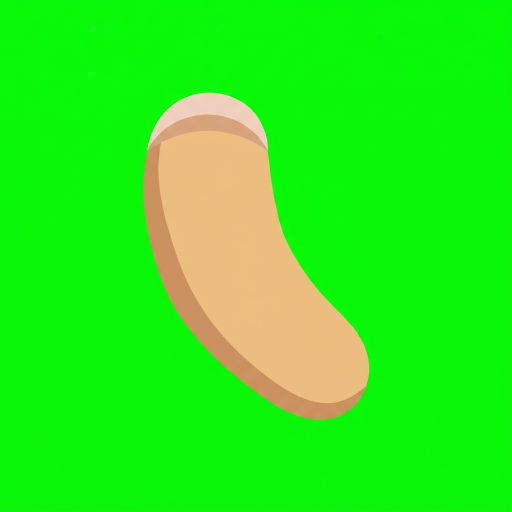
#> input picture art/v2/tori-side/step1-fix/work/ai_arm_green_e.png, 1024 x 1024 px, found by its file name (shown at 1/2 size)
$ python -i arm_render.py   (imports and definitions only)
#> lines starting #> are read from the running program, lines starting #| are printed output that depends on the picture; after the words box and inside, x2 and y2 are one past the last pixel; in counts of white or black regions, pixels touching at a corner belong together
"""Near-arm rendering for the side view (used by step1_fix.py).

Shape source: art/v2/tori-side/step1-fix/work/ai_arm_green_e.png (Gemini, arm alone on #00FF00,
front arm as style reference).  The arm is keyed (green-ness G-max(R,B) < 120, holes filled) and each
arm pixel is labelled by its nearest AI colour (tan / shade band / top cap); the cap (hidden under the
collar) counts as tan.  The arm is then re-rendered on the 1024 canvas with a similarity transform
(scale, rotation, anchor) and 4x4 supersampling: coverage = fraction of sub-samples inside the keyed
silhouette, colour = mean of the flat palette colours of the covered sub-samples, where the palette is
the BODY's own tan / shade (identical to the front arm's colours within 3 levels).  Sub-samples above
the collar's bottom edge are dropped (the shoulder top is tucked under the collar) and sub-samples in
the body's collar-shadow band take the band colour (the collar shadow falls across the arm top, as on
the front view's arms).
"""
import pathlib
import numpy as np
from PIL import Image
from scipy import ndimage as ndi

ROOT = pathlib.Path(__file__).resolve().parents[3]
AI_ARM = ROOT / "art/v2/tori-side/step1-fix/work/ai_arm_green_e.png"
AI_PAL = np.array([[235, 188, 125], [203, 143, 93], [240, 205, 185], [212, 160, 120]], float)
SS = 4


def load_ai_arm(offset=None):
    e = np.asarray(Image.open(AI_ARM).convert("RGB")).astype(float)
    g = e[..., 1] - np.maximum(e[..., 0], e[..., 2])
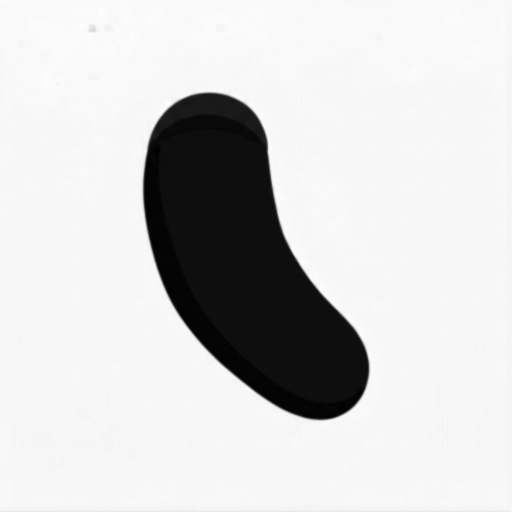
#> g: shape (1024, 1024) float64 (shown at 1/2 size); min -64, max 246, mean 192.1; drawn with min black and max white
    m = g < 120
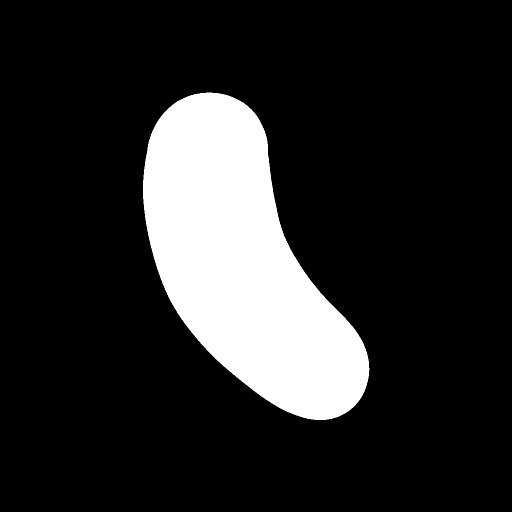
#> m: shape (1024, 1024) bool (shown at 1/2 size); 16% white; 1 white region, box (x1, y1, x2, y2) and area: (286, 185, 739, 840) 167317
    lab, n = ndi.label(m)
#> n = 1
    m = lab == (np.argmax(ndi.sum(m, lab, range(1, n + 1))) + 1)
    m = ndi.binary_fill_holes(m)
    cl = ((e[..., None, :] - AI_PAL) ** 2).sum(-1).argmin(-1)
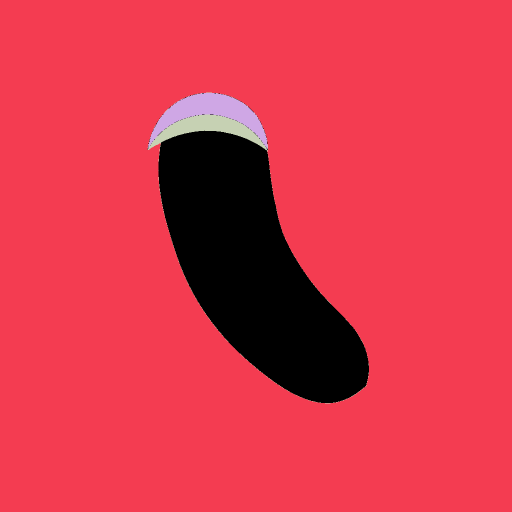
#> cl: shape (1024, 1024) int64 (shown at 1/2 size); 4 distinct labels, from 0 to 3; one colour per label, 0 black
    shade = (cl == 1) & m
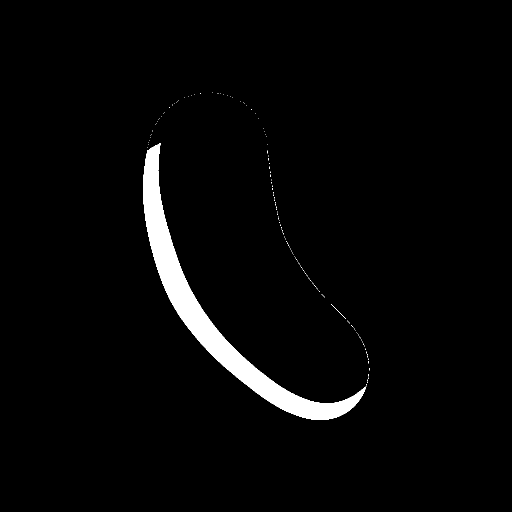
#> shade: shape (1024, 1024) bool (shown at 1/2 size); 2.8% white; 149 white regions (147 under 20 px), largest, box (x1, y1, x2, y2) and area: (286, 286, 733, 840) 29217, (662, 608, 692, 638) 30
    # clean the shade class: 1-px AA speckles between tan and green are not band
    shade = ndi.binary_opening(shade, iterations=1)
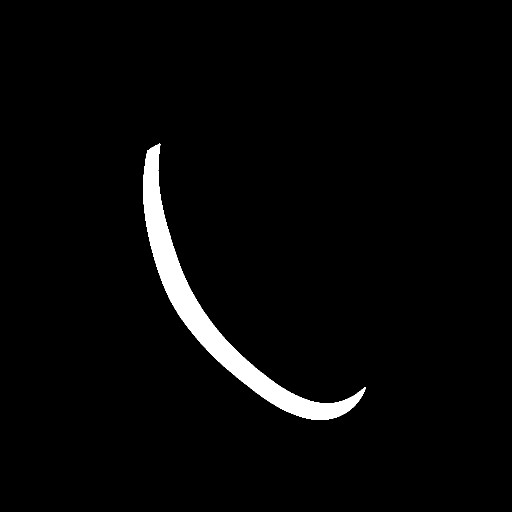
#> shade: shape (1024, 1024) bool (shown at 1/2 size); 2.8% white; 1 white region, box (x1, y1, x2, y2) and area: (286, 287, 732, 840) 29212
    if offset is not None:
        # wider crescent band: arm pixels not covered by the arm silhouette shifted by `offset`
        # (dx, dy in AI px, toward the lit front/top) = flat-vector offset-shadow construction;
        # union with the AI's own band so the AI band shape is kept where it is wider.
        dx, dy = offset
        sh2 = np.zeros_like(m)
        H_, W_ = m.shape
        ys, xs = np.nonzero(m)
        ys2, xs2 = ys + dy, xs + dx
        ok = (ys2 >= 0) & (ys2 < H_) & (xs2 >= 0) & (xs2 < W_)
        moved = np.zeros_like(m); moved[ys2[ok], xs2[ok]] = True
        shade = (shade | (m & ~moved)) & m
    return m, shade


def render_arm(params, collar_bottom, band_bottom, tan, shade_col, band_col, box=(380, 600, 680, 900)):
    """params: s (scale), rot (deg, + = clockwise on screen), src (E anchor x,y), dst (canvas x,y).
    collar_bottom(X), band_bottom(X): vectorised curves (canvas y) of the collar's bottom edge and of
    the collar-shadow band's bottom edge.  Returns full-canvas alpha (float 0..1) and rgb (float),
    and the label coverage maps (for diagnostics)."""
    m, sh = load_ai_arm(params.get("offset"))
    s, rot = params["s"], np.deg2rad(params["rot"])
    sx, sy = params["src"]; dx, dy = params["dst"]
    x0, y0, x1, y1 = box
    o = (np.arange(SS) + 0.5) / SS - 0.5
    X = (np.arange(x0, x1)[:, None] + o[None, :]).ravel()
    Y = (np.arange(y0, y1)[:, None] + o[None, :]).ravel()
    X, Y = np.meshgrid(X, Y)
    # inverse similarity: E = src + R(-rot) (P - dst) / s
    c, si = np.cos(rot), np.sin(rot)
    u, v = (X - dx) / s, (Y - dy) / s
    ex = sx + c * u + si * v
    ey = sy - si * u + c * v
    xi = np.clip(np.round(ex).astype(int), 0, m.shape[1] - 1)
    yi = np.clip(np.round(ey).astype(int), 0, m.shape[0] - 1)
    inb = (ex >= 0) & (ex < m.shape[1]) & (ey >= 0) & (ey < m.shape[0])
    inside = m[yi, xi] & inb & (Y >= collar_bottom(X))
    is_sh = sh[yi, xi]
    in_band = Y < band_bottom(X)
    col = np.where(in_band[..., None], band_col, np.where(is_sh[..., None], shade_col, tan))
    h, w = y1 - y0, x1 - x0
    pool = lambda a: a.reshape(h, SS, w, SS, *a.shape[2:]).mean((1, 3))
    cov = pool(inside.astype(float))
    rgb = pool(col * inside[..., None]) / np.maximum(cov, 1e-9)[..., None]
    A = np.zeros((1024, 1024)); C = np.zeros((1024, 1024, 3))
    A[y0:y1, x0:x1] = cov; C[y0:y1, x0:x1] = rgb
    shade_cov = np.zeros((1024, 1024)); shade_cov[y0:y1, x0:x1] = pool((inside & is_sh & ~in_band).astype(float))
    return A, C, shade_cov

>>> result = load_ai_arm()
